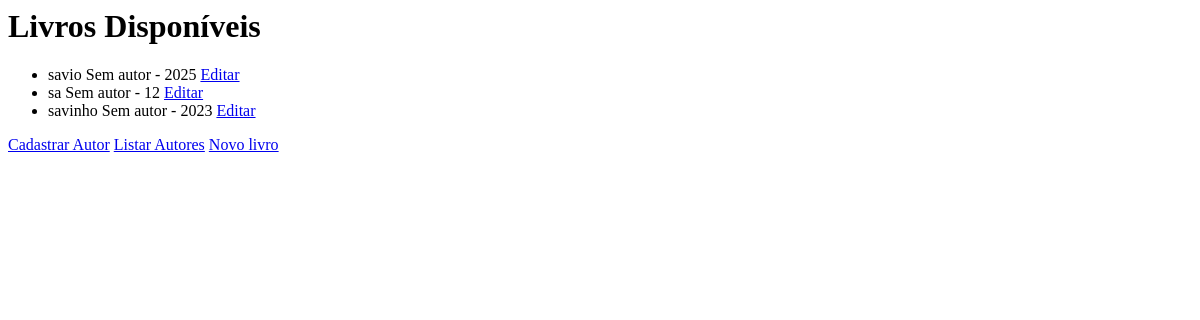
/, run on an earlier commit of the app's database.
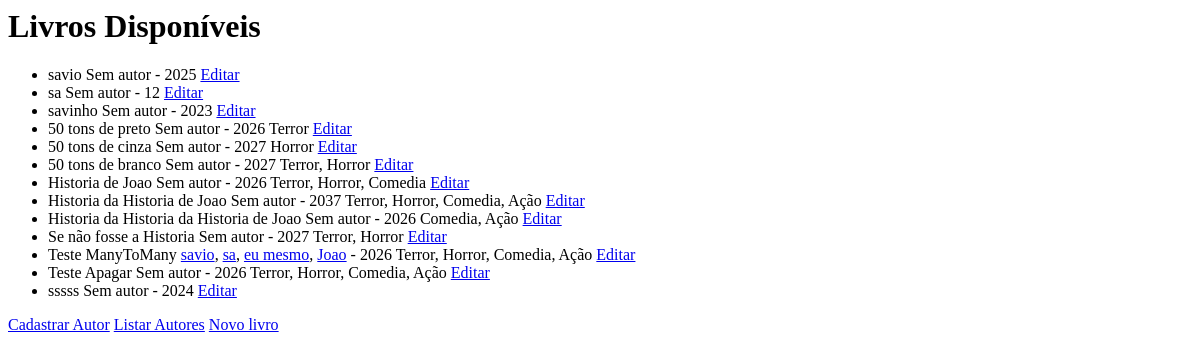
And on a later commit of the database.
### biblioteca/models.py (models this page shows, shortened)
class Book(models.Model):
    title = models.CharField(max_length=200)
    author = models.ManyToManyField(
        Author,
        related_name="books",
    )
    ano_publicado = models.IntegerField()
    disponivel = models.BooleanField(default=True)
    categories = models.ManyToManyField(Category, blank=True, related_name="books")

class Category(models.Model):
    name = models.CharField(max_length=100, unique=True)

class Author(models.Model):
    name = models.CharField(max_length=120)
    nationality = models.CharField(max_length=100, blank=True)
    class Meta:
        verbose_name_plural = "autores"

### biblioteca/views.py (the view)
# urls.py: path('', listar_livros, name='listar_livros'),
def listar_livros(request):
    livros = Book.objects.all()
    return render(request, 'lista_livros.html', {
        'livros': livros,
    })

### biblioteca/templates/lista_livros.html
<body>
    <h1>Livros Disponíveis</h1>
    <ul>
        {% for livro in livros %}
            <li>{{ livro.title }}
                {% for author in livro.author.all %}
                    <a href="{% url 'author_detail' author.pk %}">{{ author.name }}</a>{% if not forloop.last %}, {% endif %}
                {% empty %}
                    Sem autor
                {% endfor %} -
                {{ livro.ano_publicado }}
                {% for category in livro.categories.all %}
                    {{ category.name }}{% if not forloop.last %}, {% endif %}
                {% endfor %}
                <a href="{% url 'livro_editar' livro.pk %}">Editar</a>
            </li>
        {% endfor %}
    </ul>
    <a href="{% url 'cadastrar_autor' %}">Cadastrar Autor</a>
    <a href="{% url 'listar_autores' %}">Listar Autores</a>
    <a href="{% url 'livro_novo' %}">Novo livro</a>
</body>

What changed in the data, as far as the page shows it:
added Book: title "50 tons de preto", ano_publicado "2026"
added Category: name "Terror"
added Book: title "50 tons de cinza", ano_publicado "2027"
added Category: name "Horror"
added Book: title "50 tons de branco", ano_publicado "2027"
added Book: title "Historia de Joao", ano_publicado "2026"
added Category: name "Comedia"
added Book: title "Historia da Historia de Joao", ano_publicado "2037"
added Category: name "Ação"
added Book: title "Historia da Historia da Historia de Joao", ano_publicado "2026"
added Book: title "Se não fosse a Historia", ano_publicado "2027"
added Book: title "Teste ManyToMany", ano_publicado "2026"
added Author: name "savio"
added Author: name "sa"
added Author: name "eu mesmo"
added Author: name "Joao"
added Book: title "Teste Apagar", ano_publicado "2026"
added Book: title "sssss", ano_publicado "2024"
